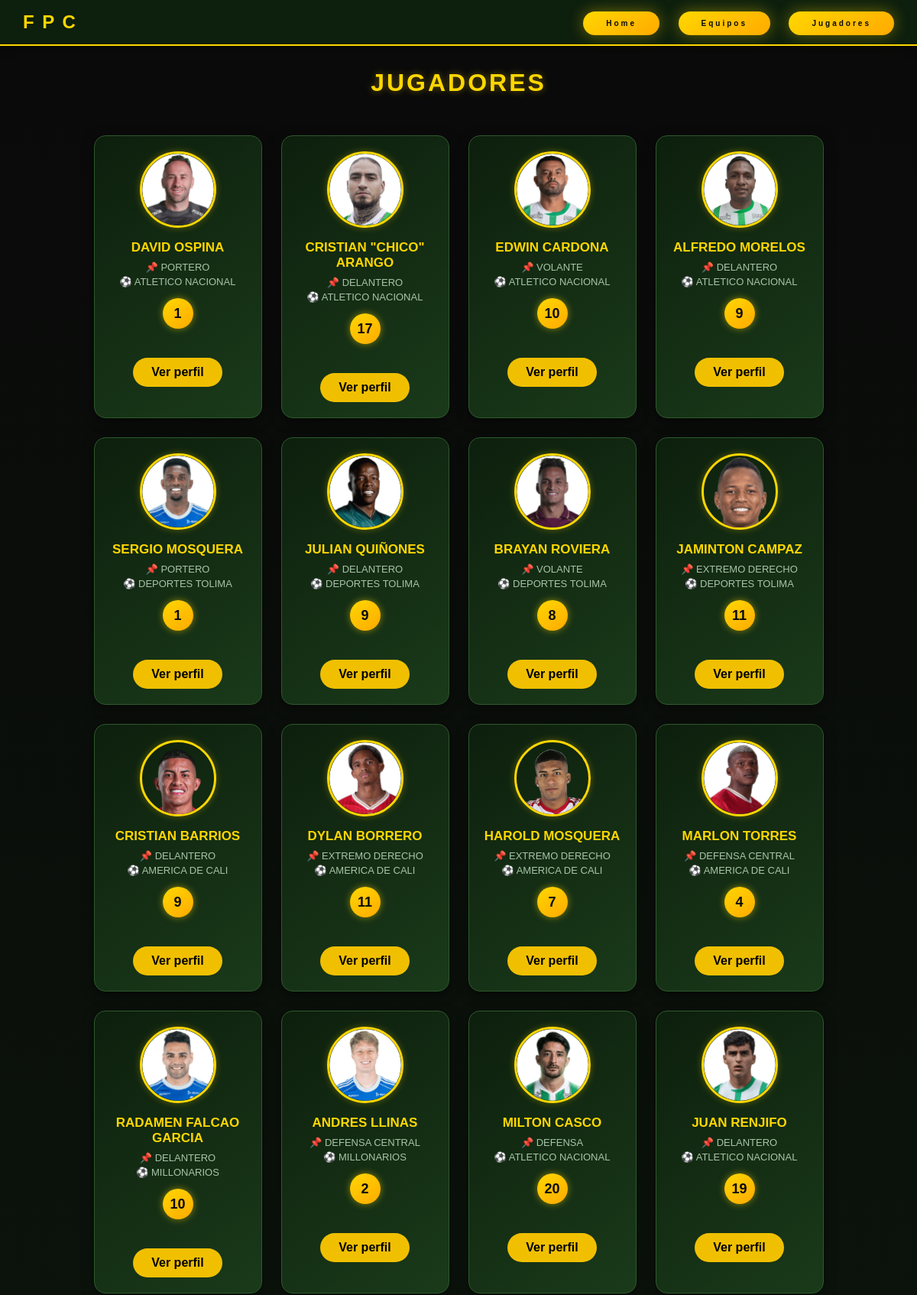
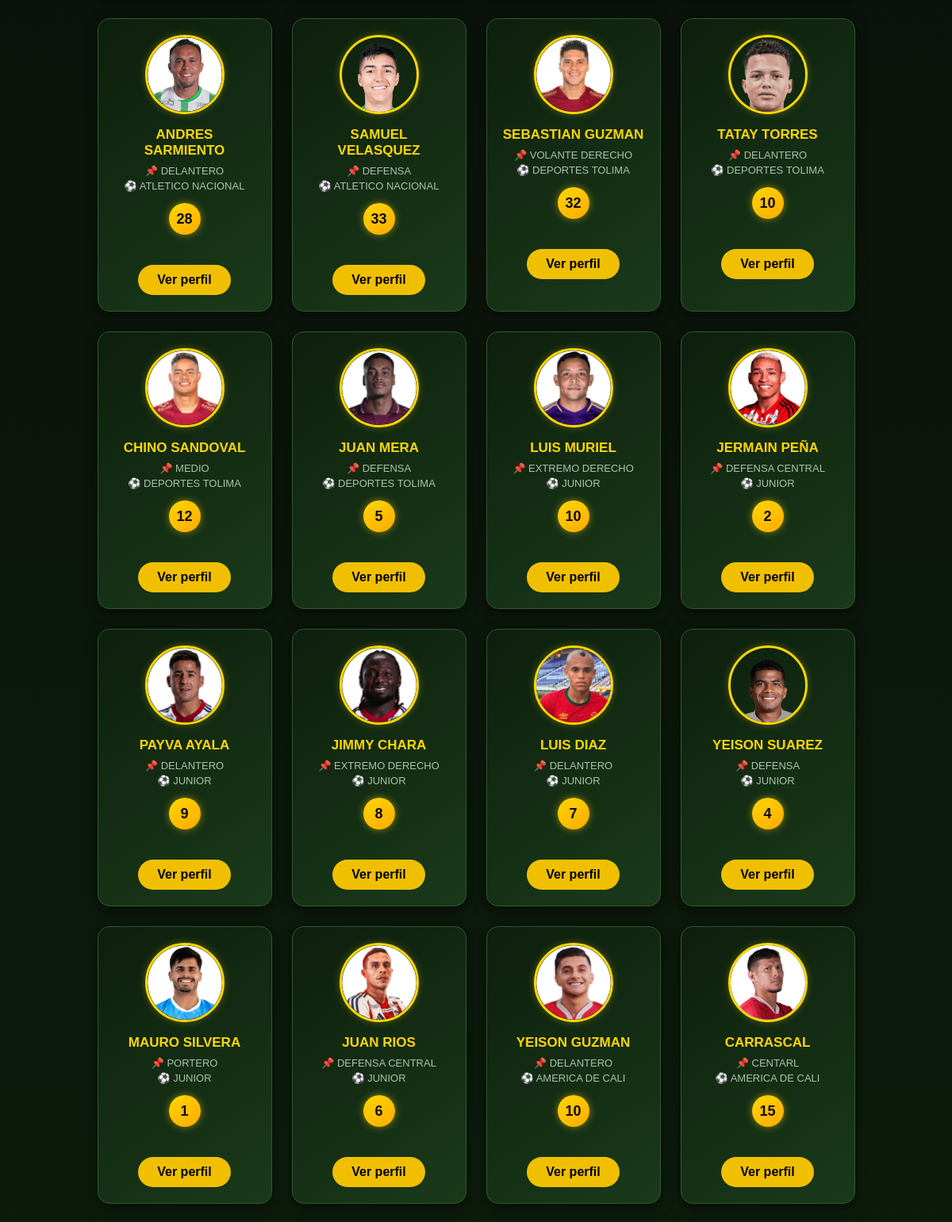
/jugadores/ (upper part), run on the app's committed database (2 pictures, top to bottom).
### jugadores/models.py (models this page shows, shortened)
class Jugador(models.Model):
    nombre = models.CharField(max_length=100)
    posicion = models.CharField(max_length=50)
    numero_camiseta = models.IntegerField()
    equipo = models.ForeignKey(Equipo, on_delete=models.CASCADE, related_name='jugadores')
    foto = models.ImageField(upload_to='jugadores/', blank=True, null=True)
    fecha_nacimiento = models.DateField(null=True, blank=True)
    nacionalidad = models.CharField(max_length=100, blank=True)
    altura = models.DecimalField(max_digits=4, decimal_places=2, null=True, blank=True, help_text="Metros, ej: 1.80")
    peso = models.DecimalField(max_digits=5, decimal_places=2, null=True, blank=True, help_text="Kg, ej: 75.5")
    goles_totales = models.IntegerField(default=0)

### equipos/models.py (models this page shows)
class Equipo(models.Model):
    nombre = models.CharField(max_length=100)
    ciudad = models.CharField(max_length=100)
    escudo = models.ImageField(upload_to='equipos/', blank=True, null=True)  # ← CAMBIADO
    director_tecnico = models.CharField(max_length=100)
    trofeos_ganados = models.IntegerField(default=0)
    def __str__(self):
        return self.nombre

### jugadores/views.py (the view)
# urls.py: path('', views.index, name='index'),
def index(request):
    jugadores = Jugador.objects.all()
    return render(request, 'jugadores/index.html', {'jugadores': jugadores})

### jugadores/templates/jugadores/index.html (shortened to what this page needs)
{% load static %}
<!DOCTYPE html>
<html>
<head>
    <link rel="stylesheet" href="{% static 'jugadores/css/estilo.css' %}">
</head>
     <body>
    <nav>
        <h1 class="app-title"> F  P  C </h1>
        <div>
            <a href="/" class="btn btn-equipos">Home</a>
            <a href="/equipos/" class="btn btn-equipos">Equipos</a>
           <a href="/jugadores/" class="btn btn-equipos">Jugadores</a>
        </div>
    </nav>
    <h2>Jugadores</h2>
    <div class="jugadores-container">
        {% for jugador in jugadores %}
        <div class="jugador-card">
            {% if jugador.foto %}
                <img src="{{ jugador.foto.url }}" alt="{{ jugador.nombre }}">
            {% endif %}
            <h3>{{ jugador.nombre }}</h3>
            <p>📌 {{ jugador.posicion }}</p>
            <p>⚽ {{ jugador.equipo }}</p>
            <div class="dorsal">{{ jugador.numero_camiseta }}</div><br><br>
            <a href="/jugadores/{{ jugador.id }}/" class="btn-info">Ver perfil</a>
        </div>
        {% endfor %}
    </div>
</body>
</html>

### jugadores/static/jugadores/css/estilo.css (style rules this page uses)
* { margin: 0; padding: 0; box-sizing: border-box; font-family: 'Arial', sans-serif; }
body { background-color: #0a0a0a; color: #ffffff; }
nav { background-color: #0d1f0d; padding: 15px 30px; display: flex; justify-content: space-between; align-items: center; box-shadow: 0 2px 10px rgba(0,0,0,0.5); border-bottom: 2px solid #ffd700; }
nav h1 { color: #ffd700; font-size: 24px; letter-spacing: 2px; }
nav a { color: #ffffff; text-decoration: none; margin-left: 20px; font-size: 16px; transition: color 0.3s; }
h2 { text-align: center; margin: 30px 0; font-size: 32px; color: #ffd700; text-transform: uppercase; letter-spacing: 3px; text-shadow: 0 0 10px rgba(255, 215, 0, 0.4); }
.jugadores-container { display: flex; flex-wrap: wrap; justify-content: center; gap: 25px; padding: 20px 40px; background: linear-gradient(180deg, #0a0a0a, #0d1f0d); min-height: 100vh; }
.jugador-card { background: linear-gradient(145deg, #0d1f0d, #1a3a1a); border-radius: 15px; padding: 20px; width: 220px; text-align: center; box-shadow: 0 4px 15px rgba(0,0,0,0.5); transition: transform 0.3s, box-shadow 0.3s; border: 1px solid #2d5a2d; }
.jugador-card img { width: 100px; height: 100px; object-fit: cover; border-radius: 50%; margin-bottom: 12px; border: 3px solid #ffd700; box-shadow: 0 0 10px rgba(255, 215, 0, 0.3); }
.jugador-card h3 { font-size: 17px; color: #ffd700; margin-bottom: 8px; }
.jugador-card p { font-size: 13px; color: #a8c5a8; margin: 4px 0; }
.dorsal { display: inline-block; margin-top: 10px; background: linear-gradient(145deg, #ffd700, #ffaa00); color: #0a0a0a; font-weight: bold; font-size: 18px; width: 40px; height: 40px; line-height: 40px; border-radius: 50%; box-shadow: 0 0 10px rgba(255, 215, 0, 0.5); }
.btn { text-decoration: none; padding: 10px 30px; font-size: 10px; font-weight: bold; letter-spacing: 3px; border-radius: 50px; transition: all 0.3s; }
.btn-equipos { background: linear-gradient(145deg, #ffd700, #ffaa00); color: #0a0a0a; box-shadow: 0 0 20px rgba(255, 215, 0, 0.4); }

### jugadores/templates/jugadores/index.html (style rules this page uses)
.btn-info { display: inline-block; margin-top: 20px; background: #f0c000; color: #000; padding: 10px 24px; border-radius: 20px; text-decoration: none; font-weight: bold; }

### data on the page
Jugador: foto (picture), nombre "DAVID OSPINA", posicion "PORTERO", equipo "ATLETICO NACIONAL", numero_camiseta "1"
Jugador: foto (picture), nombre "CRISTIAN \"CHICO\" ARANGO", posicion "DELANTERO", equipo "ATLETICO NACIONAL", numero_camiseta "17"
Jugador: foto (picture), nombre "EDWIN CARDONA", posicion "VOLANTE", equipo "ATLETICO NACIONAL", numero_camiseta "10"
Jugador: foto (picture), nombre "ALFREDO MORELOS", posicion "DELANTERO", equipo "ATLETICO NACIONAL", numero_camiseta "9"
Jugador: foto (picture), nombre "SERGIO MOSQUERA", posicion "PORTERO", equipo "DEPORTES TOLIMA", numero_camiseta "1"
Jugador: foto (picture), nombre "JULIAN QUIÑONES", posicion "DELANTERO", equipo "DEPORTES TOLIMA", numero_camiseta "9"
Jugador: foto (picture), nombre "BRAYAN ROVIERA", posicion "VOLANTE", equipo "DEPORTES TOLIMA", numero_camiseta "8"
Jugador: foto (picture), nombre "JAMINTON CAMPAZ", posicion "EXTREMO DERECHO", equipo "DEPORTES TOLIMA", numero_camiseta "11"
Jugador: foto (picture), nombre "CRISTIAN BARRIOS", posicion "DELANTERO", equipo "AMERICA DE CALI", numero_camiseta "9"
Jugador: foto (picture), nombre "DYLAN BORRERO", posicion "EXTREMO DERECHO", equipo "AMERICA DE CALI", numero_camiseta "11"
Jugador: foto (picture), nombre "HAROLD MOSQUERA", posicion "EXTREMO DERECHO", equipo "AMERICA DE CALI", numero_camiseta "7"
Jugador: foto (picture), nombre "MARLON TORRES", posicion "DEFENSA CENTRAL", equipo "AMERICA DE CALI", numero_camiseta "4"
Jugador: foto (picture), nombre "RADAMEN FALCAO GARCIA", posicion "DELANTERO", equipo "MILLONARIOS", numero_camiseta "10"
Jugador: foto (picture), nombre "ANDRES LLINAS", posicion "DEFENSA CENTRAL", equipo "MILLONARIOS", numero_camiseta "2"
Jugador: foto (picture), nombre "MILTON CASCO", posicion "DEFENSA", equipo "ATLETICO NACIONAL", numero_camiseta "20"
Jugador: foto (picture), nombre "JUAN RENJIFO", posicion "DELANTERO", equipo "ATLETICO NACIONAL", numero_camiseta "19"
Jugador: foto (picture), nombre "ANDRES SARMIENTO", posicion "DELANTERO", equipo "ATLETICO NACIONAL", numero_camiseta "28"
Jugador: foto (picture), nombre "SAMUEL VELASQUEZ", posicion "DEFENSA", equipo "ATLETICO NACIONAL", numero_camiseta "33"
Jugador: foto (picture), nombre "SEBASTIAN GUZMAN", posicion "VOLANTE DERECHO", equipo "DEPORTES TOLIMA", numero_camiseta "32"
Jugador: foto (picture), nombre "TATAY TORRES", posicion "DELANTERO", equipo "DEPORTES TOLIMA", numero_camiseta "10"
Jugador: foto (picture), nombre "CHINO SANDOVAL", posicion "MEDIO", equipo "DEPORTES TOLIMA", numero_camiseta "12"
Jugador: foto (picture), nombre "JUAN MERA", posicion "DEFENSA", equipo "DEPORTES TOLIMA", numero_camiseta "5"
Jugador: foto (picture), nombre "LUIS MURIEL", posicion "EXTREMO DERECHO", equipo "JUNIOR", numero_camiseta "10"
Jugador: foto (picture), nombre "JERMAIN PEÑA", posicion "DEFENSA CENTRAL", equipo "JUNIOR", numero_camiseta "2"
Jugador: foto (picture), nombre "PAYVA AYALA", posicion "DELANTERO", equipo "JUNIOR", numero_camiseta "9"
Jugador: foto (picture), nombre "JIMMY CHARA", posicion "EXTREMO DERECHO", equipo "JUNIOR", numero_camiseta "8"
Jugador: foto (picture), nombre "LUIS DIAZ", posicion "DELANTERO", equipo "JUNIOR", numero_camiseta "7"
Jugador: foto (picture), nombre "YEISON SUAREZ", posicion "DEFENSA", equipo "JUNIOR", numero_camiseta "4"
Jugador: foto (picture), nombre "MAURO SILVERA", posicion "PORTERO", equipo "JUNIOR", numero_camiseta "1"
Jugador: foto (picture), nombre "JUAN RIOS", posicion "DEFENSA CENTRAL", equipo "JUNIOR", numero_camiseta "6"
Jugador: foto (picture), nombre "YEISON GUZMAN", posicion "DELANTERO", equipo "AMERICA DE CALI", numero_camiseta "10"
Jugador: foto (picture), nombre "CARRASCAL", posicion "CENTARL", equipo "AMERICA DE CALI", numero_camiseta "15"
